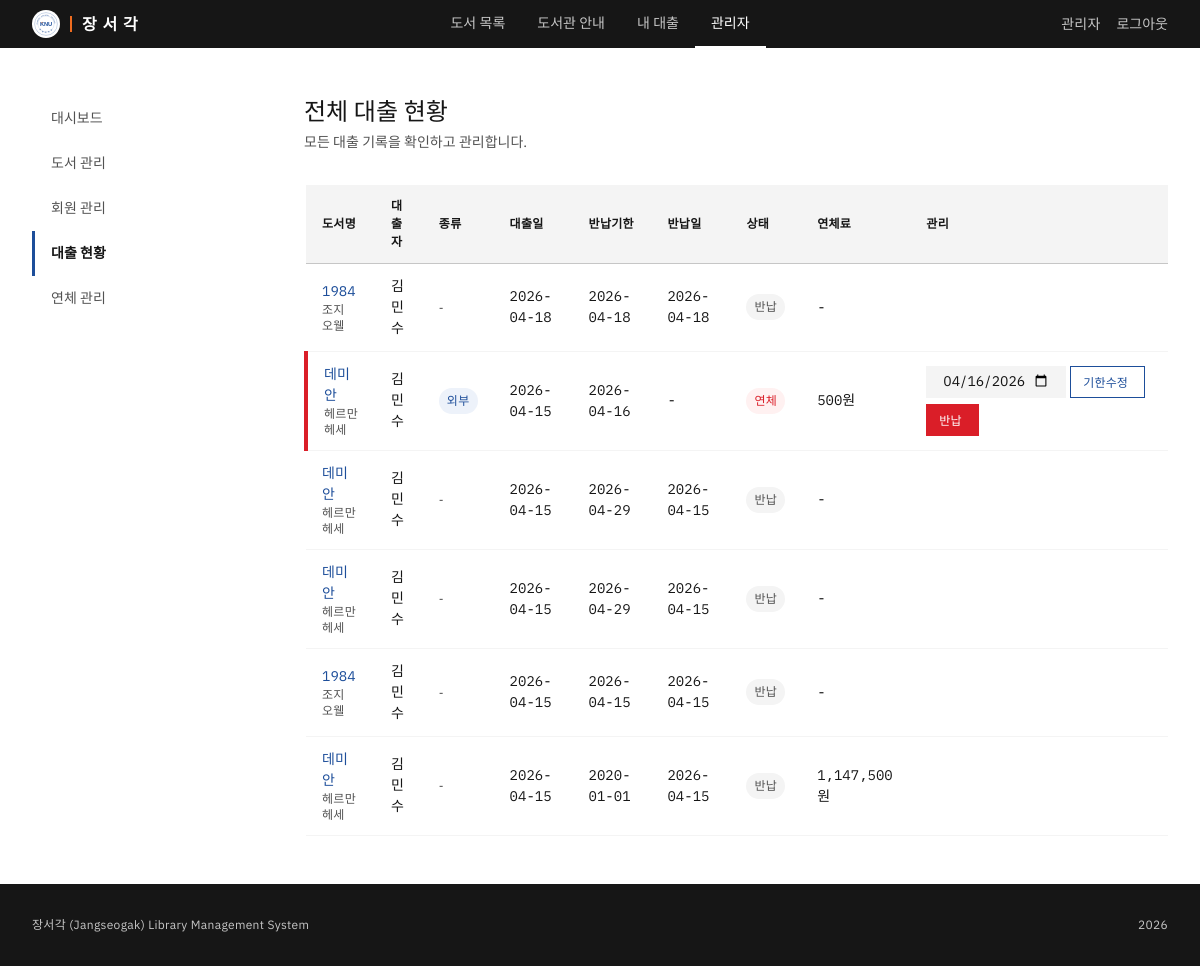
Screenshot of /admin/loans (signed in) with the database file from the repository.
### tables this page shows
CREATE TABLE loans (
            id INTEGER PRIMARY KEY AUTOINCREMENT,
            book_id INTEGER NOT NULL REFERENCES books(id),
            member_id INTEGER NOT NULL REFERENCES members(id),
            borrowed_at TEXT DEFAULT (datetime('now', 'localtime')),
            due_at TEXT NOT NULL,
            returned_at TEXT,
            qr_token TEXT UNIQUE NOT NULL,
            status TEXT NOT NULL DEFAULT 'borrowed',
            fine_amount INTEGER DEFAULT 0
        );

CREATE TABLE books (
            id INTEGER PRIMARY KEY AUTOINCREMENT,
            title TEXT NOT NULL,
            author TEXT NOT NULL,
            isbn TEXT,
            publisher TEXT,
            year INTEGER,
            location_section TEXT NOT NULL,
            location_shelf INTEGER NOT NULL,
            location_row INTEGER NOT NULL,
            status TEXT NOT NULL DEFAULT 'available',
            cover_color TEXT DEFAULT '#c6c6c6',
            created_at TEXT DEFAULT (datetime('now', 'localtime'))
        );

CREATE TABLE members (
            id INTEGER PRIMARY KEY AUTOINCREMENT,
            username TEXT UNIQUE NOT NULL,
            password TEXT NOT NULL,
            name TEXT NOT NULL,
            role TEXT NOT NULL DEFAULT 'user',
            created_at TEXT DEFAULT (datetime('now', 'localtime'))
        );

### app.py (the view)
@app.route('/admin/loans')
@admin_required
def admin_loans():
    loans = models.get_all_loans()
    return render_template('admin/loans.html', loans=loans)

### app.py (called while the page is built)
@app.context_processor
def inject_globals():
    return {
        'sections': SECTIONS,
        'now': datetime.now(),
        'server_ip': SERVER_IP,
        'server_port': SERVER_PORT,
        'fine_per_day': FINE_PER_DAY,
    }

@app.template_filter('dateformat')
def dateformat(value, fmt='%Y-%m-%d'):
    if not value:
        return ''
    if isinstance(value, str):
        try:
            value = datetime.strptime(value, '%Y-%m-%d %H:%M:%S')
        except ValueError:
            return value
    return value.strftime(fmt)

@app.template_filter('is_overdue')
def is_overdue_filter(due_at_str):
    if not due_at_str:
        return False
    try:
        due = datetime.strptime(due_at_str, '%Y-%m-%d %H:%M:%S')
        return datetime.now() > due
    except ValueError:
        return False

@app.template_filter('calc_fine')
def calc_fine_filter(due_at_str):
    if not due_at_str:
        return 0
    return models.calculate_fine(due_at_str)

def admin_required(f):
    @wraps(f)
    def decorated(*args, **kwargs):
        if 'member_id' not in session:
            flash('로그인이 필요합니다.', 'warning')
            return redirect(url_for('login'))
        if session.get('role') != 'admin':
            flash('관리자 권한이 필요합니다.', 'error')
            return redirect(url_for('index'))
        return f(*args, **kwargs)
    return decorated

### models.py (called while the page is built)
def get_db():
    db = sqlite3.connect(DATABASE)
    db.row_factory = sqlite3.Row
    db.execute("PRAGMA journal_mode=WAL")
    db.execute("PRAGMA foreign_keys=ON")
    return db

def calculate_fine(due_at_str, returned_at=None):
    due = datetime.strptime(due_at_str, '%Y-%m-%d %H:%M:%S')
    if returned_at is None:
        returned_at = datetime.now()
    overdue_days = max(0, (returned_at - due).days)
    return overdue_days * FINE_PER_DAY

def get_all_loans():
    db = get_db()
    loans = db.execute(
        '''SELECT l.*, b.title, b.author, m.name as member_name
           FROM loans l
           JOIN books b ON l.book_id = b.id
           JOIN members m ON l.member_id = m.id
           ORDER BY l.borrowed_at DESC'''
    ).fetchall()
    db.close()
    return loans

### templates/admin/loans.html (shortened to what this page needs)
{% extends 'base.html' %}
{% block content %}
<div class="container">
  <div class="admin-layout">
    {% include 'admin/_sidebar.html' %}
    <div class="admin-main">
      <div class="page-header">
        <h1 class="page-header-title">전체 대출 현황</h1>
        <p class="page-header-sub">모든 대출 기록을 확인하고 관리합니다.</p>
      </div>
      {% if loans %}
      <table class="data-table">
        <thead>
          <tr>
            <th>도서명</th>
            <th>대출자</th>
            <th>종류</th>
            <th>대출일</th>
            <th>반납기한</th>
            <th>반납일</th>
            <th>상태</th>
            <th>연체료</th>
            <th style="min-width: 220px;">관리</th>
          </tr>
        </thead>
        <tbody>
          {% for loan in loans %}
          <tr class="{{ 'row-overdue' if loan.status != 'returned' and loan.due_at|is_overdue }}">
            <td>
              <a href="{{ url_for('book_detail', book_id=loan.book_id) }}">{{ loan.title }}</a>
              <div class="caption-01 text-secondary">{{ loan.author }}</div>
            </td>
            <td>{{ loan.member_name }}</td>
            <td>
              {% if loan.status == 'returned' %}
                <span class="caption-01 text-secondary">-</span>
              {% elif loan.status == 'in_use' %}
                <span class="tag tag-in-use">관내</span>
              {% else %}
                <span class="tag tag-on-loan">외부</span>
              {% endif %}
            </td>
            <td class="mono">{{ loan.borrowed_at|dateformat }}</td>
            <td class="mono">{{ loan.due_at|dateformat }}</td>
            <td class="mono">
              {% if loan.returned_at %}
                {{ loan.returned_at|dateformat }}
              {% else %}
                -
              {% endif %}
            </td>
            <td>
              {% if loan.status == 'returned' %}
                <span class="tag tag-returned">반납</span>
              {% elif loan.due_at|is_overdue %}
                <span class="tag tag-overdue">연체</span>
              {% elif loan.status == 'in_use' %}
                <span class="tag tag-in-use">이용 중</span>
              {% else %}
                <span class="tag tag-on-loan">대출 중</span>
              {% endif %}
            </td>
            <td class="mono">
              {% if loan.fine_amount > 0 %}
                {{ '{:,}'.format(loan.fine_amount) }}원
              {% elif loan.status != 'returned' and loan.due_at|is_overdue %}
                {{ '{:,}'.format(loan.due_at|calc_fine) }}원
              {% else %}
                -
              {% endif %}
            </td>
            <td>
              {% if loan.status != 'returned' %}
              <div style="display: flex; gap: 6px; align-items: center; flex-wrap: wrap;">
                <form method="POST" action="{{ url_for('admin_loan_adjust', loan_id=loan.id) }}"
                      style="margin:0; display: flex; gap: 4px; align-items: center;">
                  <input type="date" name="due_date" class="form-input" style="height: 32px; width: 140px;"
                         value="{{ loan.due_at[:10] }}" required>
                  <button type="submit" class="btn btn-tertiary btn-sm" title="반납 기한 수정">기한수정</button>
                </form>
                <form method="POST" action="{{ url_for('admin_return', loan_id=loan.id) }}" style="margin:0;">
                  <button type="submit" class="btn btn-danger btn-sm">반납</button>
                </form>
              </div>
              {% endif %}
            </td>
          </tr>
          {% endfor %}
        </tbody>
      </table>
      {% else %}
      <div class="empty-state">
        <p class="empty-state-text">대출 기록이 없습니다.</p>
      </div>
      {% endif %}
    </div>
  </div>
</div>
{% endblock %}

### rows the page displays
loans: title "1984", author "조지 오웰", member_name "김민수", borrowed_at "2026-04-18", due_at "2026-04-18", returned_at "2026-04-18", status "반납"
loans: title "데미안", author "헤르만 헤세", member_name "김민수", status "외부", borrowed_at "2026-04-15", due_at "2026-04-16", due_at|calc_fine "500", due_date "04/16/2026"
loans: title "데미안", author "헤르만 헤세", member_name "김민수", borrowed_at "2026-04-15", due_at "2026-04-29", returned_at "2026-04-15", status "반납"
loans: title "데미안", author "헤르만 헤세", member_name "김민수", borrowed_at "2026-04-15", due_at "2026-04-29", returned_at "2026-04-15", status "반납"
loans: title "1984", author "조지 오웰", member_name "김민수", borrowed_at "2026-04-15", due_at "2026-04-15", returned_at "2026-04-15", status "반납"
loans: title "데미안", author "헤르만 헤세", member_name "김민수", borrowed_at "2026-04-15", due_at "2020-01-01", returned_at "2026-04-15", status "반납", fine_amount "1,147,500"

### other values shown
{{ session.get('name', '') }} "관리자"
